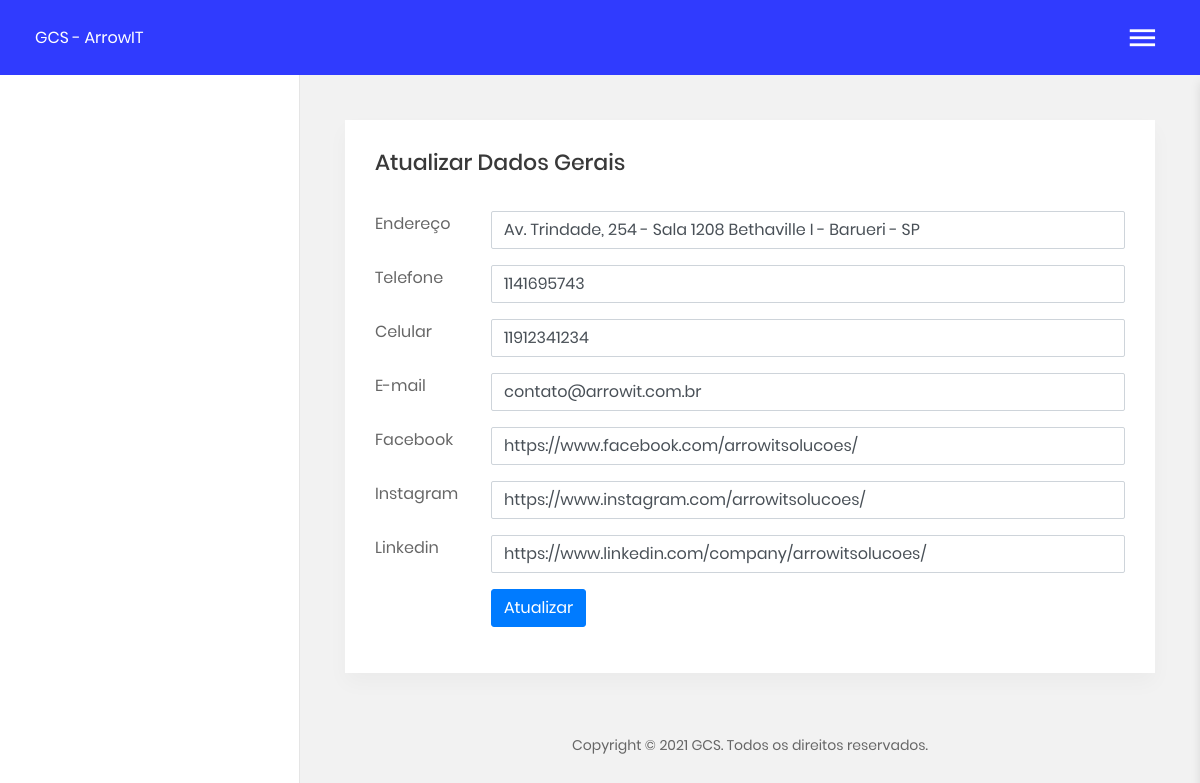
Screenshot of /gcs/ait_dadosgerais.php with the database file from the repository.
### tables this page shows
CREATE TABLE `ait_dadosgerais` (
  `id_dados` int(11) NOT NULL,
  `endereco` varchar(500) DEFAULT NULL,
  `telefone` varchar(100) DEFAULT NULL,
  `celular` varchar(100) DEFAULT NULL,
  `email` varchar(500) DEFAULT NULL,
  `facebook` varchar(100) DEFAULT NULL,
  `instagram` varchar(100) DEFAULT NULL,
  `linkedin` varchar(100) DEFAULT NULL,
  `ip_cadastro` varchar(50) DEFAULT NULL,
  `data_cadastro` datetime DEFAULT NULL,
  `quem_cadastrou` int(11) DEFAULT NULL
);

### gcs/ait_dadosgerais.php (the view, shortened to what this page needs)
<?php
  include("ait_classes.php");
  $sql = "SELECT id_dados, endereco, telefone, celular, email, facebook, instagram, linkedin
  FROM ait_dadosgerais
  WHERE id_dados = 1";
  $rs = mysqli_query($con, $sql);
  $row = mysqli_fetch_array($rs);
  $endereco = $row["endereco"];
  $telefone = $row["telefone"];
  $celular = $row["celular"];
  $email = $row["email"];
  $facebook = $row["facebook"];
  $instagram = $row["instagram"];
  $linkedin = $row["linkedin"];
  include('header.php');
?>
<section class="m-t-45 m-b-40">
  <div class="section__content section__content--p30">
    <div class="container-fluid">
      <div class="pe-box">
        <div class="row">
          <div class="col-lg-12">
            <form id="form" name="form" action="" method="post" enctype="multipart/form-data" class="form-horizontal">
              <h3 class="title-5 m-b-35">Atualizar Dados Gerais</h3>
              <div class="row form-group">
                <div class="col col-md-3">
                  <label for="text-input" class="form-control-label">Endereço</label>
                </div>
                <div class="col-12 col-md-9">
                  <input type="text" id="endereco" name="endereco" class="form-control" value="<?=$endereco?>" />
                </div>
              </div>
              <div class="row form-group">
                <div class="col col-md-3">
                  <label for="text-input" class="form-control-label">Telefone</label>
                </div>
                <div class="col-12 col-md-9">
                  <input type="text" id="telefone" name="telefone" class="form-control" value="<?=$telefone?>" />
                </div>
              </div>
              <div class="row form-group">
                <div class="col col-md-3">
                  <label for="text-input" class="form-control-label">Celular</label>
                </div>
                <div class="col-12 col-md-9">
                  <input type="text" id="celular" name="celular" class="form-control" value="<?=$celular?>" />
                </div>
              </div>
              <div class="row form-group">
                <div class="col col-md-3">
                  <label for="text-input" class="form-control-label">E-mail</label>
                </div>
                <div class="col-12 col-md-9">
                  <input type="text" id="email" name="email" class="form-control" value="<?=$email?>" />
                </div>
              </div>
              <div class="row form-group">
                <div class="col col-md-3">
                  <label for="text-input" class="form-control-label">Facebook</label>
                </div>
                <div class="col-12 col-md-9">
                  <input type="text" id="facebook" name="facebook" class="form-control" value="<?=$facebook?>" />
                </div>
              </div>
              <div class="row form-group">
                <div class="col col-md-3">
                  <label for="text-input" class="form-control-label">Instagram</label>
                </div>
                <div class="col-12 col-md-9">
                  <input type="text" id="instagram" name="instagram" class="form-control" value="<?=$instagram?>" />
                </div>
              </div>
              <div class="row form-group">
                <div class="col col-md-3">
                  <label for="text-input" class="form-control-label">Linkedin</label>
                </div>
                <div class="col-12 col-md-9">
                  <input type="text" id="linkedin" name="linkedin" class="form-control" value="<?=$linkedin?>" />
                </div>
              </div>
              <div class="row form-group">
                <div class="col col-md-3"></div>
                <div class="col-12 col-md-9">
                  <button type="button" onclick="updateDadosGerais();" class="btn btn-primary btn-md">Atualizar</button>
                </div>
              </div>
            </form>
          </div>
        </div>
      </div>
    </div>
  </div>
</section>
<?php include('footer.php'); ?>

### rows the page displays
ait_dadosgerais: endereco "Av. Trindade, 254 - Sala 1208 Bethaville I - Barueri - SP", telefone "1141695743", celular "11912341234", email "contato@arrowit.com.br", facebook "https://www.facebook.com/arrowitsolucoes/", instagram "https://www.instagram.com/arrowitsolucoes/", linkedin "https://www.linkedin.com/company/arrowitsolucoes/"
